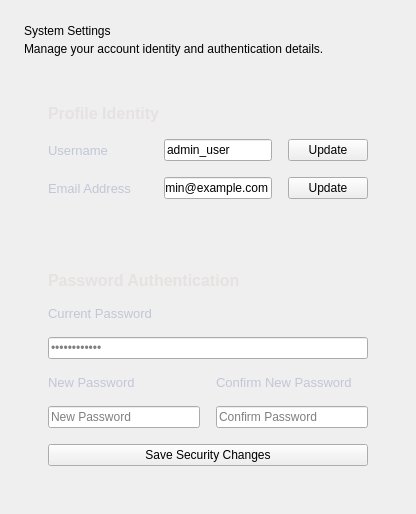
          <widget class="QWidget" name="settings_view">
           <layout class="QVBoxLayout" name="verticalLayout_settings_page">
            <property name="spacing">
             <number>24</number>
            </property>
            <property name="leftMargin">
             <number>24</number>
            </property>
            <property name="topMargin">
             <number>24</number>
            </property>
            <property name="rightMargin">
             <number>24</number>
            </property>
            <property name="bottomMargin">
             <number>24</number>
            </property>
            <item>
             <layout class="QVBoxLayout" name="settingsHeader">
              <property name="spacing">
               <number>4</number>
              </property>
              <item>
               <widget class="QLabel" name="lbl_settings_title">
                <property name="text">
                 <string>System Settings</string>
                </property>
               </widget>
              </item>
              <item>
               <widget class="QLabel" name="lbl_settings_sub">
                <property name="text">
                 <string>Manage your account identity and authentication details.</string>
                </property>
               </widget>
              </item>
             </layout>
            </item>
            <item>
             <widget class="QFrame" name="card_settings_profile">
              <layout class="QVBoxLayout" name="verticalLayout_profile_card">
               <property name="spacing">
                <number>16</number>
               </property>
               <property name="leftMargin">
                <number>24</number>
               </property>
               <property name="topMargin">
                <number>24</number>
               </property>
               <property name="rightMargin">
                <number>24</number>
               </property>
               <property name="bottomMargin">
                <number>24</number>
               </property>
               <item>
                <widget class="QLabel" name="lbl_profile_title">
                 <property name="styleSheet">
                  <string>font-size: 16px; font-weight: bold; color: #e5e2e1;</string>
                 </property>
                 <property name="text">
                  <string>Profile Identity</string>
                 </property>
                </widget>
               </item>
               <item>
                <layout class="QHBoxLayout" name="usernameLayout">
                 <item>
                  <widget class="QLabel" name="lbl_username_label">
                   <property name="minimumSize">
                    <size>
                     <width>100</width>
                     <height>0</height>
                    </size>
                   </property>
                   <property name="styleSheet">
                    <string>font-size: 13px; color: #c2c6d6;</string>
                   </property>
                   <property name="text">
                    <string>Username</string>
                   </property>
                  </widget>
                 </item>
                 <item>
                  <widget class="QLineEdit" name="txt_username">
                   <property name="text">
                    <string>admin_user</string>
                   </property>
                   <property name="placeholderText">
                    <string>Enter username</string>
                   </property>
                  </widget>
                 </item>
                 <item>
                  <widget class="QPushButton" name="btn_update_username">
                   <property name="cursor">
                    <cursorShape>PointingHandCursor</cursorShape>
                   </property>
                   <property name="text">
                    <string>Update</string>
                   </property>
                  </widget>
                 </item>
                </layout>
               </item>
               <item>
                <layout class="QHBoxLayout" name="emailLayout">
                 <item>
                  <widget class="QLabel" name="lbl_email_label">
                   <property name="minimumSize">
                    <size>
                     <width>100</width>
                     <height>0</height>
                    </size>
                   </property>
                   <property name="styleSheet">
                    <string>font-size: 13px; color: #c2c6d6;</string>
                   </property>
                   <property name="text">
                    <string>Email Address</string>
                   </property>
                  </widget>
                 </item>
                 <item>
                  <widget class="QLineEdit" name="txt_email">
                   <property name="text">
                    <string>admin@example.com</string>
                   </property>
                   <property name="placeholderText">
                    <string>Enter email</string>
                   </property>
                  </widget>
                 </item>
                 <item>
                  <widget class="QPushButton" name="btn_update_email">
                   <property name="cursor">
                    <cursorShape>PointingHandCursor</cursorShape>
                   </property>
                   <property name="text">
                    <string>Update</string>
                   </property>
                  </widget>
                 </item>
                </layout>
               </item>
              </layout>
             </widget>
            </item>
            <item>
             <widget class="QFrame" name="card_settings_password">
              <layout class="QVBoxLayout" name="verticalLayout_password_card">
               <property name="spacing">
                <number>16</number>
               </property>
               <property name="leftMargin">
                <number>24</number>
               </property>
               <property name="topMargin">
                <number>24</number>
               </property>
               <property name="rightMargin">
                <number>24</number>
               </property>
               <property name="bottomMargin">
                <number>24</number>
               </property>
               <item>
                <widget class="QLabel" name="lbl_password_title">
                 <property name="styleSheet">
                  <string>font-size: 16px; font-weight: bold; color: #e5e2e1;</string>
                 </property>
                 <property name="text">
                  <string>Password Authentication</string>
                 </property>
                </widget>
               </item>
               <item>
                <layout class="QVBoxLayout" name="currentPasswordLayout">
                 <item>
                  <widget class="QLabel" name="lbl_current_password">
                   <property name="styleSheet">
                    <string>font-size: 13px; color: #c2c6d6;</string>
                   </property>
                   <property name="text">
                    <string>Current Password</string>
                   </property>
                  </widget>
                 </item>
                 <item>
                  <widget class="QLineEdit" name="txt_current_password">
                   <property name="echoMode">
                    <enum>QLineEdit::Password</enum>
                   </property>
                   <property name="placeholderText">
                    <string>••••••••••••</string>
                   </property>
                  </widget>
                 </item>
                </layout>
               </item>
               <item>
                <layout class="QHBoxLayout" name="newConfirmLayout">
                 <item>
                  <layout class="QVBoxLayout" name="newPasswordLayout">
                   <item>
                    <widget class="QLabel" name="lbl_new_password">
                     <property name="styleSheet">
                      <string>font-size: 13px; color: #c2c6d6;</string>
                     </property>
                     <property name="text">
                      <string>New Password</string>
                     </property>
                    </widget>
                   </item>
                   <item>
                    <widget class="QLineEdit" name="txt_new_password">
                     <property name="echoMode">
                      <enum>QLineEdit::Password</enum>
                     </property>
                     <property name="placeholderText">
                      <string>New Password</string>
                     </property>
                    </widget>
                   </item>
                  </layout>
                 </item>
                 <item>
                  <layout class="QVBoxLayout" name="confirmPasswordLayout">
                   <item>
                    <widget class="QLabel" name="lbl_confirm_password">
                     <property name="styleSheet">
                      <string>font-size: 13px; color: #c2c6d6;</string>
                     </property>
                     <property name="text">
                      <string>Confirm New Password</string>
                     </property>
                    </widget>
                   </item>
                   <item>
                    <widget class="QLineEdit" name="txt_confirm_password">
                     <property name="echoMode">
                      <enum>QLineEdit::Password</enum>
                     </property>
                     <property name="placeholderText">
                      <string>Confirm Password</string>
                     </property>
                    </widget>
                   </item>
                  </layout>
                 </item>
                </layout>
               </item>
               <item>
                <widget class="QPushButton" name="btn_save_security">
                 <property name="cursor">
                  <cursorShape>PointingHandCursor</cursorShape>
                 </property>
                 <property name="text">
                  <string>Save Security Changes</string>
                 </property>
                </widget>
               </item>
              </layout>
             </widget>
            </item>
           </layout>
          </widget>
